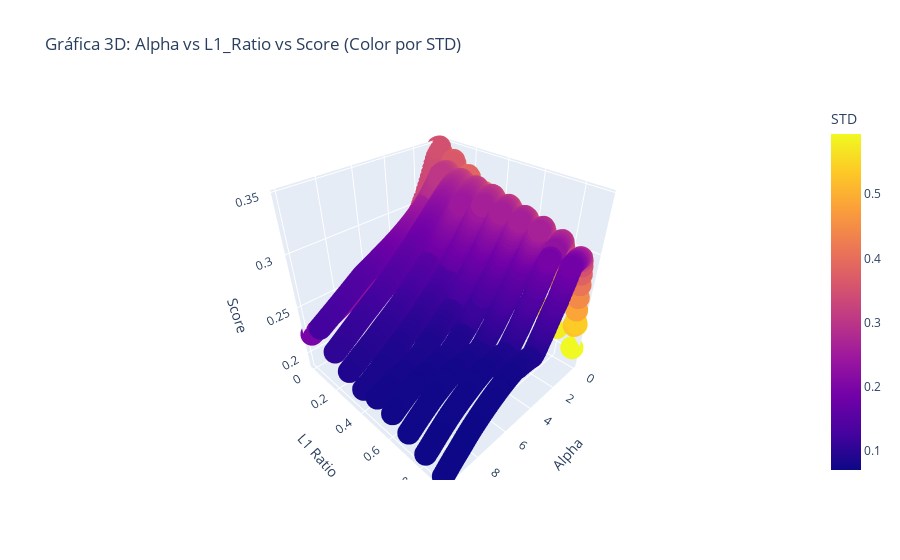

Write notebook code for a chart like this one.
### Code cell
# Gráfica 3D: alpha vs l1_ratio vs score
import plotly.express as px

fig = px.scatter_3d(df_res, x='alpha', y='l1_ratio', z='score', color='std',
                    title='Gráfica 3D: Alpha vs L1_Ratio vs Score (Color por STD)',
                    labels={'alpha': 'Alpha', 'l1_ratio': 'L1 Ratio', 'score': 'Score', 'std': 'STD'},
                    color_continuous_scale=[[1, 'red'], [0, 'blue']])
fig.show()

### Figure 1 — Plotly figure (JSON) as saved in the notebook; plotly's stock layout.template omitted (floating-point values rounded to 4 significant figures; data arrays with more than 128 entries replaced by an {"elided": "..."} marker saying what was removed)
{"data": [{"hovertemplate": "Alpha=%{x}<br>L1 Ratio=%{y}<br>Score=%{z}<br>STD=%{marker.color}<extra></extra>", "legendgroup": "", "marker": {"color": {"elided": "990 float values"}, "coloraxis": "coloraxis", "symbol": "circle"}, "mode": "markers", "name": "", "scene": "scene", "showlegend": false, "type": "scatter3d", "x": {"elided": "990 float values"}, "y": {"elided": "990 float values"}, "z": {"elided": "990 float values"}}], "layout": {"coloraxis": {"colorbar": {"title": {"text": "STD"}}, "colorscale": [[1, "red"], [0, "blue"]]}, "legend": {"tracegroupgap": 0}, "scene": {"domain": {"x": [0, 1], "y": [0, 1]}, "xaxis": {"title": {"text": "Alpha"}}, "yaxis": {"title": {"text": "L1 Ratio"}}, "zaxis": {"title": {"text": "Score"}}}, "title": {"text": "Gráfica 3D: Alpha vs L1_Ratio vs Score (Color por STD)"}}}
